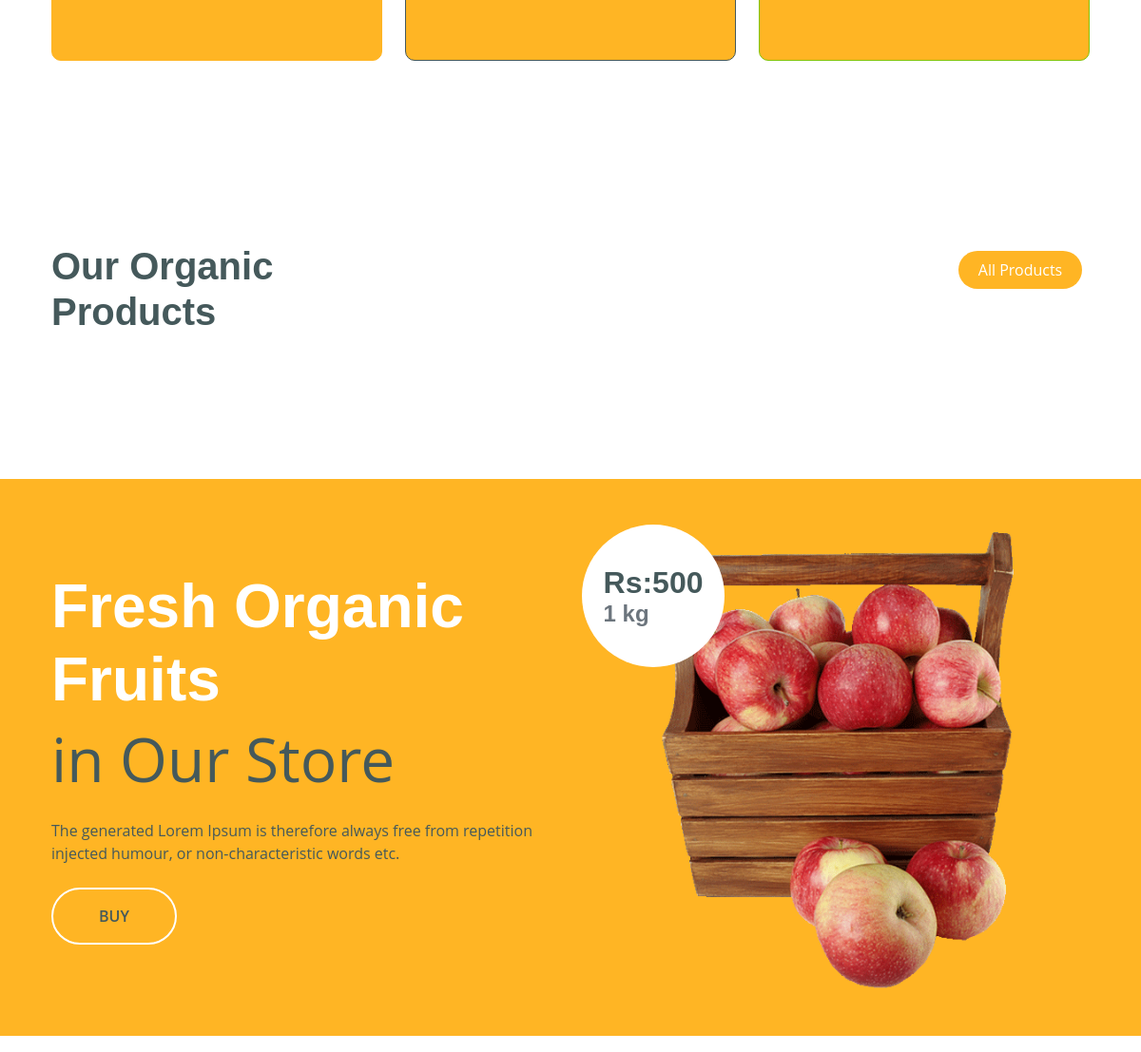
The app's page / (middle part), older data.
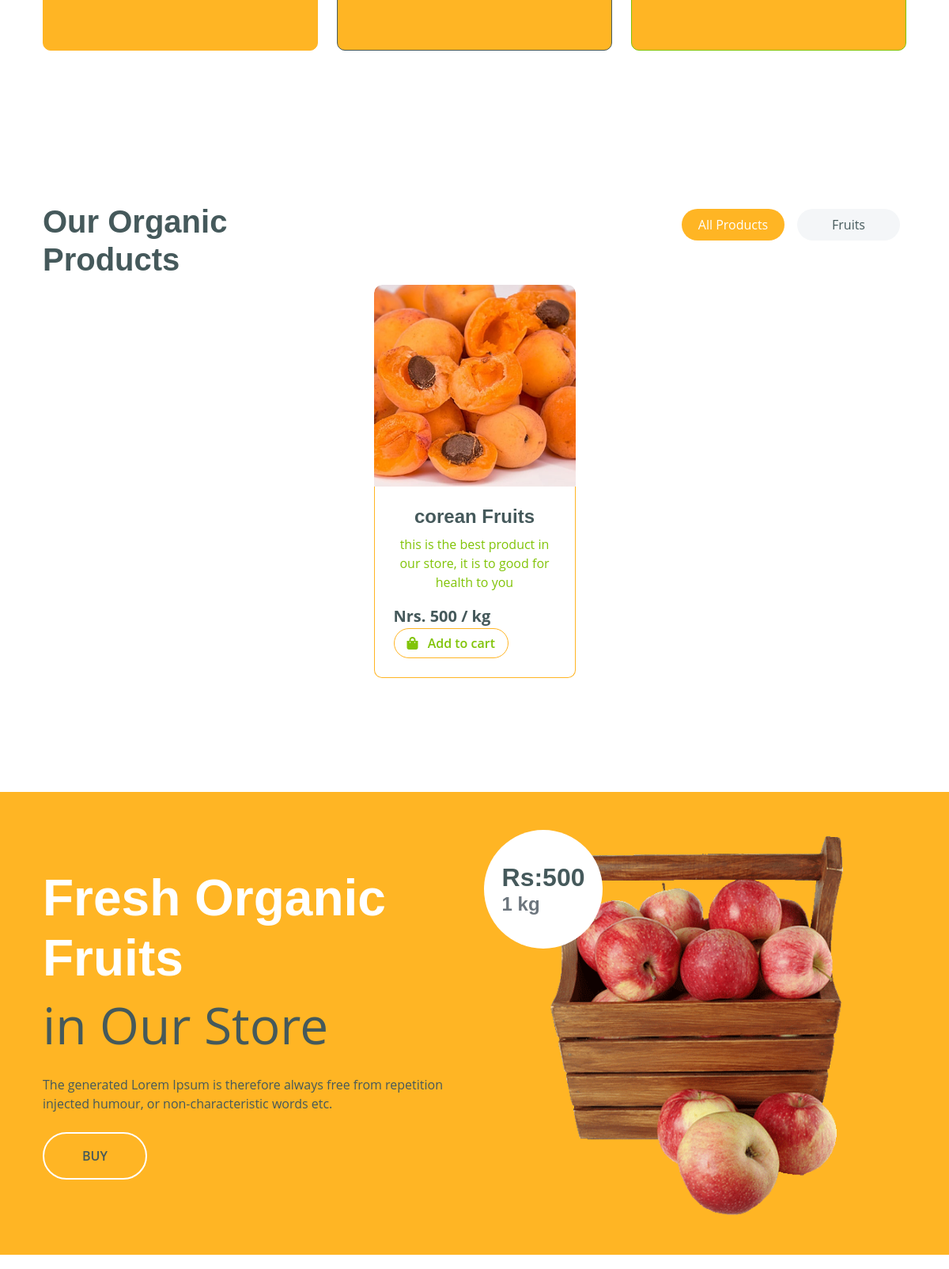
The same page, newer data.
### sabji/models.py (models this page shows, shortened)
class Category(models.Model):
    name = models.CharField(max_length=100)

class Product(models.Model):
    name = models.CharField(max_length=100)
    price = models.IntegerField(help_text='Price per kilo')
    description = models.TextField()
    image = models.ImageField(upload_to='product_images/')
    quantity = models.IntegerField()
    category = models.ForeignKey('Category', on_delete=models.SET_NULL, related_name='products',null=True)

### sabji/views.py (the view)
# urls.py: path('',views.index,name="index"),
def index(request):
    return render(request, 'user/index.html')

### sabji/processors.py (called while the page is built)
def productprocessor(request):
    products = Product.objects.filter(quantity__gt=0)
    lowest_price = products.filter(quantity__gt=0).order_by('price').first()
    return {'products': products, 'lowest_price': lowest_price}

def categoryprocessor(request):
    categories = Category.objects.all()
    return {'categories': categories}

### templates/user/index.html (shortened to what the changed rows need)
{% extends 'base.html' %}
{% block content %}
  <div class="container-fluid fruite py-5">
    <div class="container py-5">
      <div class="tab-class text-center">
        <div class="row g-4">
          <div class="col-lg-4 text-start">
            <h1>Our Organic Products</h1>
          </div>
          <div class="col-lg-8 text-end">
            <ul class="nav nav-pills d-inline-flex text-center mb-5">
              {% for category in categories %}
                <li class="nav-item">
                  <a class="d-flex m-2 py-2 bg-light rounded-pill" data-bs-toggle="pill" href="#tab-{{ category.id }}"><span class="text-dark" style="width: 130px">{{ category.name }}</span></a>
                </li>
              {% endfor %}
            </ul>
          </div>
        </div>
        <div class="tab-content">
          <div id="tab-0" class="tab-pane fade show p-0 active">
            <div class="row g-4">
              <div class="col-lg-12">
                <div class="row g-4 justify-content-center">
                  {% for product in products %}
                    <div class="col-md-6 col-lg-4 col-xl-3">
                      <a href="{% url 'productDetail' product.id %}">
                        <div class="rounded position-relative fruite-item">
                          <div class="fruite-img">
                            <img src="{{ product.image.url }}" class="img-fluid w-100 rounded-top" alt="" />
                          </div>
                          <div class="p-4 border border-secondary border-top-0 rounded-bottom">
                            <h4>{{ product.name }}</h4>
                            <p>{{ product.description }}</p>
                            <div class="d-flex justify-content-between flex-lg-wrap">
                              <p class="text-dark fs-5 fw-bold mb-0">Nrs. {{ product.price }} / kg</p>
                              <a href="#" class="btn border border-secondary rounded-pill px-3 text-primary">
                                <i class="fa fa-shopping-bag me-2 text-primary"></i>
                                Add to cart
                              </a>
                            </div>
                          </div>
                        </div>
                      </a>
                    </div>
                  {% endfor %}
                </div>
              </div>
            </div>
          </div>
        </div>
      </div>
    </div>
  </div>
  <div class="container-fluid banner bg-secondary my-5">
    <div class="container py-5">
      <div class="row g-4 align-items-center">
        <div class="col-lg-6">
          <div class="py-4">
            <h1 class="display-3 text-white">Fresh Organic Fruits</h1>
          </div>
        </div>
      </div>
    </div>
  </div>
{% endblock %}

Row changes from the older to the newer data that the page shows:
added Category: name "Fruits"
added Product: image (picture), name "corean Fruits", description "this is the best product in our store, it is to good for health to you", price "500"
